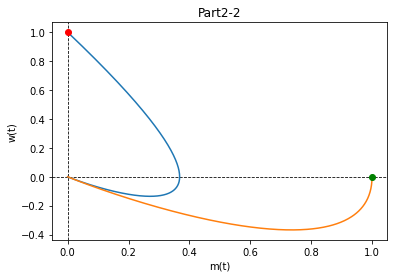

Here is the Python script that generated this plot:
from timeit import repeat
import numpy as np
from pandas import Interval
from scipy.integrate import odeint
import matplotlib.pyplot as plt
from matplotlib.animation import FuncAnimation, PillowWriter 
def model(z, t):

    m = z[0]
    w = z[1]

    a = 0
    b = 1
    c = -1
    d = -2
    dmdt = a*m + b*w
    dwdt = c*m + d*w
    return [dmdt, dwdt]

# initial condition
z01 = [0,1]
z02 = [1,0]
# number of time points
n = 10000
# time point
t = np.linspace(0,100,n)
# store solution
m1 = np.empty_like(t)
w1 = np.empty_like(t)
m2 = np.empty_like(t)
w2 = np.empty_like(t)
# record initial conditions
m1[0] = z01[0]
w1[0] = z01[1]
m2[0] = z02[0]
w2[0] = z02[1]
# solve ODE
for i in range(1,n):
    tspan = [t[i-1], t[i]]

    z1 = odeint(model,z01, tspan)
    z2 = odeint(model, z02,tspan)
    m1[i] = z1[1][0]
    w1[i] = z1[1][1]
    m2[i] = z2[1][0]
    w2[i] = z2[1][1]
    # print(m[i], w[i])

    z01 = z1[1]
    z02 = z2[1]

# print(len(m))
# print(len(w))

fig, ax = plt.subplots()
ax.set_ylabel('w(t)')
ax.set_xlabel('m(t)')
ax.set_title('Part2-2')
ax.axhline(color='k', lw=0.8, ls='--')
ax.axvline(color='k', lw=0.8, ls='--')
plt.plot(m1,w1)
plt.plot(m2,w2)

redDot1, = plt.plot([m1[0]], [w1[0]], 'ro')
redDot2, = plt.plot([m2[0]], [w2[0]], 'go')
def animate(i):
    # print(i)

    redDot1.set_data(m1[i], w1[i])
    redDot2.set_data(m2[i], w2[i])
    return redDot1,redDot2

myAnimation = FuncAnimation(fig, animate, frames=range(0,1000),\
            interval=10,blit=True, repeat=True)
# myAnimation.save('part1.gif', writer='imagemagick', fps=200)
plt.show()
# myAnimation.save('part1.gif', writer='imagemagick', fps=200)
